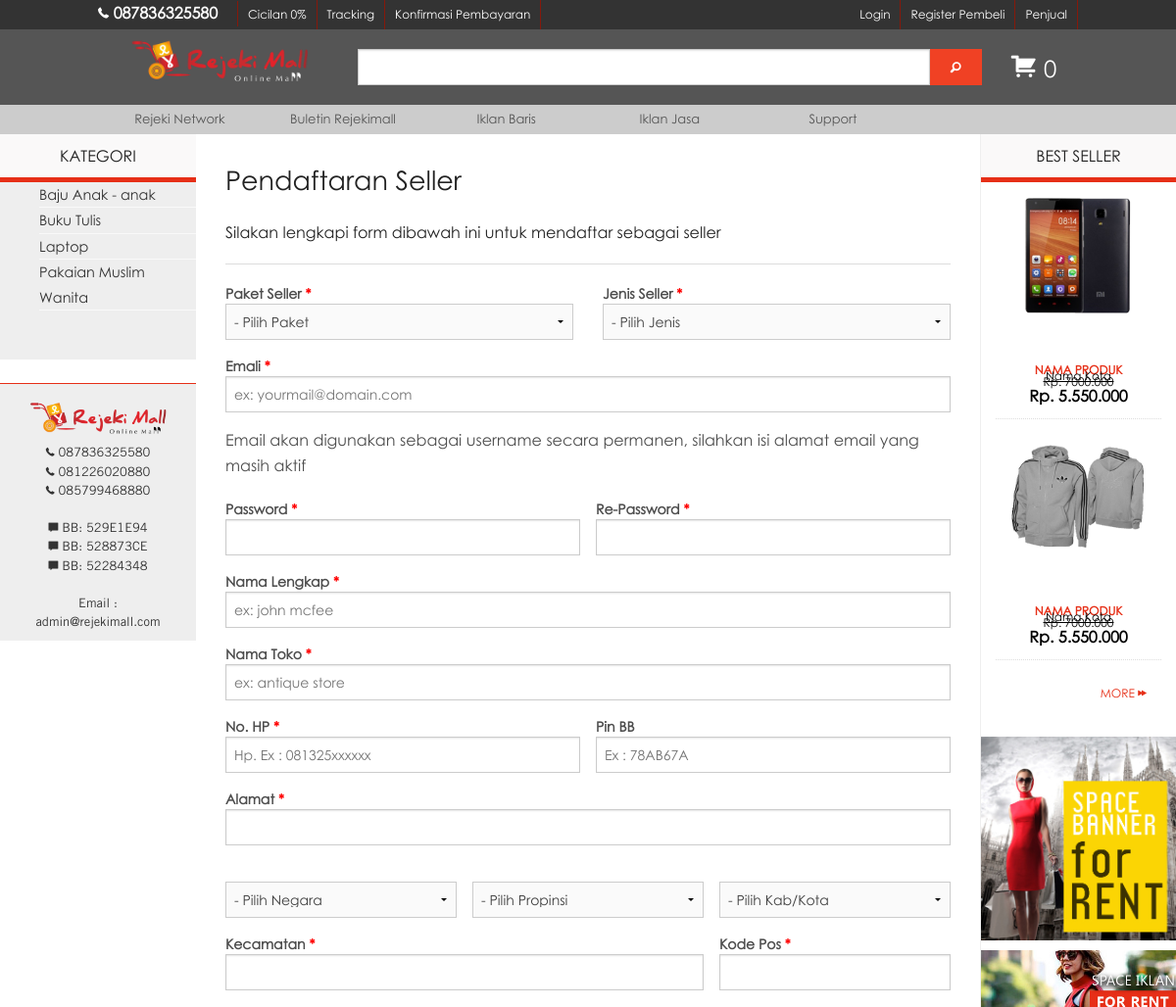
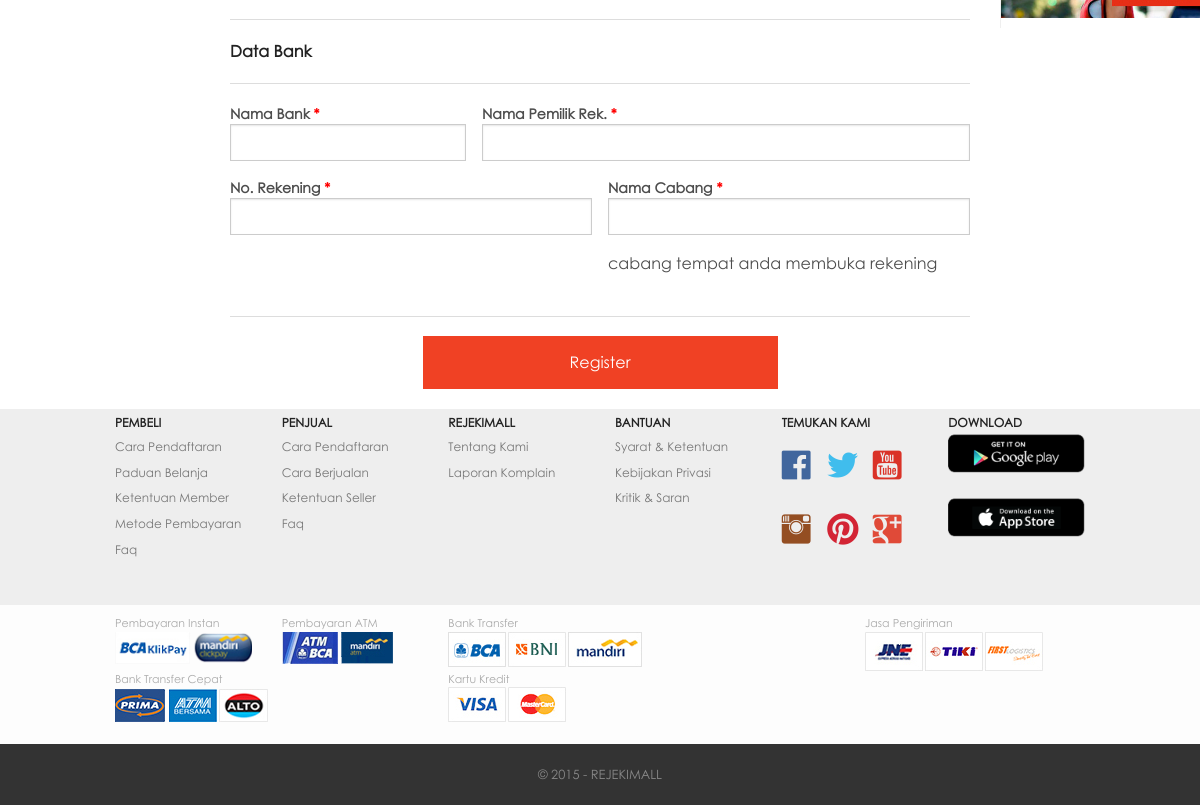
/index.php/register/seller, run on the app's committed database (2 pictures, top to bottom).
### tables this page shows
CREATE TABLE IF NOT EXISTS `kategori` (
`cid` int(11) NOT NULL,
  `id_seller` int(5) DEFAULT NULL,
  `nama` char(30) DEFAULT NULL,
  `slugkat` text NOT NULL
);

### application/views/layout/konten.php (called while the page is built)
<?php if(!defined('BASEPATH')) exit('no direct script access allowed');
if($isi){
	$this->load->view($isi);
}

### application/views/layout/wrapper.php (called while the page is built, shortened)
<?php
require_once "header.php";
require_once "konten.php";
require_once "footer.php";

### application/controllers/register.php (called while the page is built, shortened)
<?php if(!defined('BASEPATH')) exit('No direct script access allowed');
class Register extends CI_Controller{
	public function __construct(){
		$this->load->model('model_city');
		$this->load->model("model_utama");
		$this->load->model("admin/paket_member");
		$this->load->model("admin/paket_seller");
		$this->load->model("admin/paketan_model");
	}
	public function seller(){
		$negara	= $this->model_city->getNegara();
		$prop	= $this->model_city->getPropinsi();
		$kota	= $this->model_city->getKota();
		$pkt	= $this->paket_seller->viewpaket();
		$jenis	= $this->paketan_model->showpaketan('seller');
		$data	= array(
		'title'		=>'Register Seller',
		'menu'		=>'etalase/menu_etalase',
		'kategori'	=>$this->model_utama->kategori(),
		'negara'	=>$negara,
		'prop'		=>$prop,
		'kota'		=>$kota,
		'paket'		=> $pkt,
		'jenis'		=> $jenis,
		'isi'		=>'register/registerperorangan'
		);
		$this->load->view('layout/wrapper',$data);
	}
}

### index.php (called while the page is built, shortened)
<?php
require_once BASEPATH.'core/CodeIgniter.php';

### application/models/model_utama.php (called while the page is built, shortened)
<?php
class Model_utama extends CI_Model{
	function kategori(){
		$query	= $this->db->query("
			SELECT DISTINCT `cid`, `id_seller`, `nama`, slugkat FROM `kategori`
		");
		return $query->result_array();
	}
}

### application/views/register/registerperorangan.php (the view, shortened to what this page needs)
<div class="row fullscreen" data-equalizer="foo" style="background:transparent;padding:0px;margin:0px;border:0px;">
	<div class="medium-2 columns" style="background:transparent;padding:0px;margin:0px;border:0px;">
		<div class="hide-for-small" data-equalizer-watch="foo" >
			<div class="row fullscreen" data-equalizer="bar" style="margin:0px;padding:0px;">
			<?php
				$this->load->view('leftbar/leftbarcategory');
			?>
	<div class="medium-8 columns" style="background:transparent;border:0px;" >
		<div class="" data-equalizer-watch="foo">
			<div class="row fullscreen" style="margin:0px;padding:25px 0 0 0px;">
				<div class="large-12 medium-12 small-12 columns" >
					<h3>Pendaftaran Seller</h3>
				</div>
			</div>
			<div class="row fullscreen" style="padding-top:15px;margin:0px;">
				<div class="large-12 medium-12 small-12 columns">
				Silakan lengkapi form dibawah ini untuk mendaftar sebagai seller
				<hr />
					<form name="penjual" id="formdft" enctype="multipart/form-data" action="<?php echo base_url();?>penjual/seller/tambah" method="post">
					<div class="row">
						<div class="large-6 medium-12 small-12 columns">
						<label>
							<strong>Paket Seller <span style="color:red;">*</span></strong>
							<select name="pktseller" required>
								<option value="">- Pilih Paket</option>
							</select>
						</label>
						</div>
						<div class="large-6 medium-12 small-12 columns">
						<label>
							<strong>Jenis Seller <span style="color:red;">*</span></strong>
							<select name="jenis" required>
								<option value="">- Pilih Jenis</option>
							</select>
						</label>
						</div>
					</div>
					<div class="row">
						<div class="large-12 medium-12 small-12 columns">
						<label>
							<strong>Emali <span style="color:red;">*</span></strong>
							<input name="email" id="email" maxlength="100" type="text" placeholder="ex: yourmail@domain.com" required />
							<p>Email akan digunakan sebagai username secara permanen, silahkan isi alamat email yang masih aktif</p>
						</label>
						</div>
					</div>
					<div class="row">
						<div class="large-12 medium-12 small-12 columns">
							<div class="row">
								<div class="large-6 medium-12 small-12 columns">
								<label>
									<strong>Password <span style="color:red;">*</span></strong>
									<input name="pass1" id="pass1" type="password" placeholder="" required />
								</label>
								</div>
								<div class="large-6 medium-12 small-12 columns">
								<label>
									<strong>Re-Password <span style="color:red;">*</span></strong>
									<input name="pass2" id="pass2" type="password" placeholder="" required />
								</label>
								</div>
							</div>
						</div>
					</div>
					<div class="row">
						<div class="large-12 medium-12 small-12 columns">
						<label>
							<strong>Nama Lengkap <span style="color:red;">*</span></strong>
							<input name="nama" type="text" placeholder="ex: john mcfee" required />
						</label>
						</div>
					</div>
					<div class="row">
						<div class="large-12 medium-12 small-12 columns">
						<label>
							<strong>Nama Toko <span style="color:red;">*</span></strong>
							<input name="toko" type="text" placeholder="ex: antique store" required />
						</label>
						</div>
					</div>
					<div class="row">
						<div class="large-12 medium-12 small-12 columns">
							<div class="row">
								<div class="large-6 medium-12 small-12 columns">
								<label>
									<strong>No. HP <span style="color:red;">*</span></strong>
									<input name="hp" type="text" placeholder="Hp. Ex : 081325xxxxxx" required />
								</label>
								</div>
								<div class="large-6 medium-12 small-12 columns">
								<label>
									<strong>Pin BB</span></strong>
									<input name="pin" type="text" placeholder="Ex : 78AB67A" />
								</label>
								</div>
							</div>
						</div>
					</div>
					<div class="row">
						<div class="large-12 medium-12 small-12 columns">
						<label>
							<strong>Alamat <span style="color:red;">*</span></strong>
							<input name="alamat" type="text" placeholder="" required />
						</label>
						</div>
					</div>
					<div class="row">
						<div class="large-12 medium-12 small-12 columns">
							<div class="row">
								<div class="large-4 medium-12 small-12 columns">
								<label>
									<strong>&nbsp;</strong>
									<select name="negara" required>
										<option value="">- Pilih Negara</option>
									</select>
								</label>
								</div>
								<div class="large-4 medium-12 small-12 columns">
								<label>
									<strong>&nbsp;</strong>
									<select name="propinsi" required>
										<option value="">- Pilih Propinsi</option>
									</select>
								</label>
								</div>
								<div class="large-4 medium-12 small-12 columns">
								<label>
									<strong>&nbsp;</strong>
									<select name="kota">
										<option value="" required>- Pilih Kab/Kota</option>
									</select>
								</label>
								</div>
							</div>
						</div>
					</div>
					<div class="row">
						<div class="large-12 medium-12 small-12 columns">
							<div class="row">
								<div class="large-8 medium-12 small-12 columns">
								<label>
									<strong>Kecamatan <span style="color:red;">*</span></strong>
									<input type="text" name="kec" required />
								</label>
								</div>
								<div class="large-4 medium-12 small-12 columns">
								<label>
									<strong>Kode Pos <span style="color:red;">*</span></strong>
									<input type="text" name="kdpos" required />
								</label>
								</div>
							</div>
						</div>
					</div>
					<hr />
					<strong>Data Bank</strong>
					<hr />
					<div class="row">
						<div class="large-12 medium-12 small-12 columns">
							<div class="row">
								<div class="large-4 medium-12 small-12 columns">
								<label>
									<strong>Nama Bank <span style="color:red;">*</span></strong>
									<input type="text" name="nmbank" required />
								</label>
								</div>
								<div class="large-8 medium-12 small-12 columns">
								<label>
									<strong>Nama Pemilik Rek. <span style="color:red;">*</span></strong>
									<input type="text" name="an" required />
								</label>
								</div>
							</div>
						</div>
					</div>
					<div class="row">
						<div class="large-12 medium-12 small-12 columns">
							<div class="row">
								<div class="large-6 medium-12 small-12 columns">
								<label>
									<strong>No. Rekening <span style="color:red;">*</span></strong>
									<input type="text" name="norek" required />
								</label>
								</div>
								<div class="large-6 medium-12 small-12 columns">
								<label>
									<strong>Nama Cabang <span style="color:red;">*</span></strong>
									<input type="text" name="cabang" required />
									<p>cabang tempat anda membuka rekening</p>
								</label>
								</div>
							</div>
						</div>
					</div>
					<hr />
					<div class="row">
						<div class="large-6 large-offset-3 medium-12 small-12 columns">
							<input type="submit" placeholder="" value="Register" class="alert button expand"/>
						</div>
					</div>
					</form>
				</div>
			</div>
		</div>
	</div>
	<div class="medium-2 columns" style="background:transparent;padding:0px;margin:0px;border-top:0px;border-bottom:0px;border-right:0px;border-left:solid 0.1em #EFEFEF;">
		<div class="" data-equalizer-watch="foo">
			<div class="row fullscreen" style="padding:0px;margin:0px;">
			</div>
			<div class="row fullscreen" style="padding:0px;margin:0px;">
			</div>
		</div>
	</div>

### application/views/leftbar/leftbarcategory.php (shortened to what this page needs)
<div class="row fullscreen text-center" style="background:#faf9f9;margin:0px; padding:10px 0 10px 0;border-top:0px;border-bottom:solid 5px #e62f17;">
  KATEGORI
</div>
<div class="row fullscreen sidebar" style="margin:0px; padding:0 0 30px 0px;background:#EEEEEE;">
   <ul class="no-bullet" style="padding-left:40px;">
   <?php
   foreach($kategori as $listkat){
	   echo "<li style='border-bottom:solid 1px #f9f9f9;'><a href='".base_url()."produk/kategori/$listkat[slugkat]'  data-orbit-link='newarrivals' style='font-size:0.9em;color:#333333;'>$listkat[nama]</a></li>";
   }
   ?>
  </ul>
</div>
</body></html>

### asset/css/modifstyle.css (style rules this page uses)
body { font-family:centurygothic; }
.row.fullscreen { width: 100%; max-width: 100%; }

### application/views/rightbar/rightbarproduct.php (style rules this page uses)
.sidebar ul>li>a { font-size: 0.9em; }

### data on the page
kategori: nama "Baju Anak - anak"
kategori: nama "Buku Tulis"
kategori: nama "Laptop"
kategori: nama "Pakaian Muslim Wanita"
